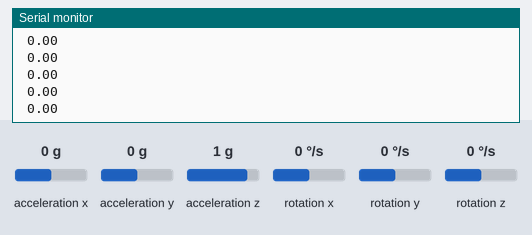
This sketch was run on a simulated Arduino Uno, built with avr-gcc and run on an emulated ATmega328P. On the bench: the last lines printed to the serial monitor. The test bench sets the inputs (shaded band); at power-on: rotation z 0 °/s, acceleration x 0 g, acceleration y 0 g, acceleration z 1 g, rotation x 0 °/s, rotation y 0 °/s.

Above: at 1.2 s.
1.3 s: rotation z set to -192 °/s
At 1.9 s:
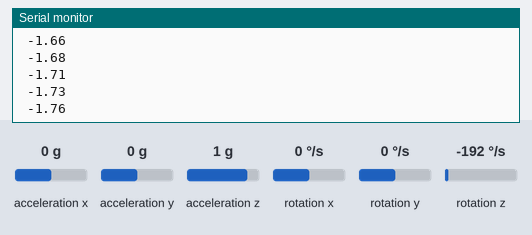
2.8 s: rotation z set to -100 °/s
At 3.6 s:
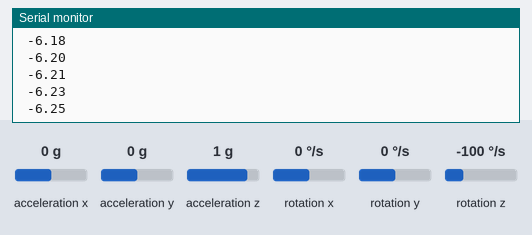
Timing chart, 0 to 5.8 s (numbered marks = the images above; inputs shaded):
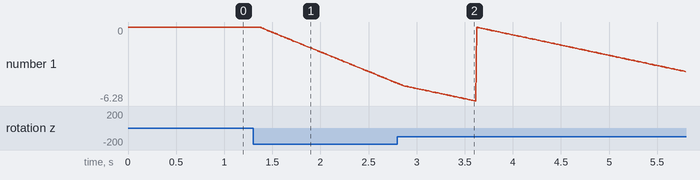

Measured:
- after the input at 1.3 s, the serial monitor: prints a new line after 0.07 s (image 1)
- plotted number 1: 0 → -4.75 after the input at 1.3 s

The sketch:

imu_test.ino
```cpp
#define pi 3.1415926
#define twoPi 6.28318
#include <MPU6050_tockn.h>

MPU6050 mpu(Wire);
int degree;
float radian=0.0,rad= 0.0;
void setup() {
  Serial.begin(9600);
  mpu.begin();
  //mpu.calcGyroOffsets(true);
  //mpu.setGyroOffsets(0.38,0.02,0.61); // mpu with red male connector
  mpu.setGyroOffsets(0.02,0.24,-1.01);  // old one
}

void loop() {
 mpu.update();
 degree = mpu.getAngleZ();
 if(degree > 360) degree = degree%360;
 else if(degree < -360) degree = degree%360;

 radian    = degree * 0.0174532;    // radian = degree * (2*pi / 360.0);
 //Serial.print(" ");Serial.print(degree);
 Serial.print(" ");Serial.print(radian);
 Serial.println();

}
```
